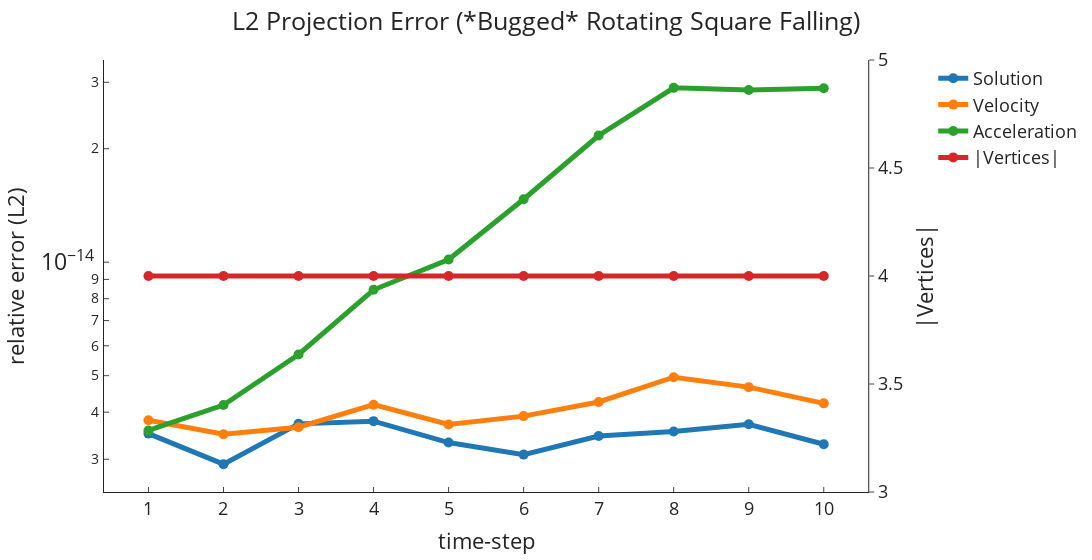

Source (notebook cell):
### Code cell
constant_gravity_falling_csv = """
L2_Projection_Error, 3.509671302713421e-15, 3.8073033171962396e-15, 3.578267961406496e-15, 4
L2_Projection_Error, 2.912317002695161e-15, 3.4948251647819148e-15, 4.178618953064554e-15, 4
L2_Projection_Error, 3.724818729507174e-15, 3.650075864389238e-15, 5.690154114389345e-15, 4
L2_Projection_Error, 3.787260043126383e-15, 4.187551331050761e-15, 8.447286221957581e-15, 4
L2_Projection_Error, 3.3226361779073506e-15, 3.710687485482651e-15, 1.0164218559307694e-14, 4
L2_Projection_Error, 3.0868281647318126e-15, 3.9052288635883965e-15, 1.4685492268192916e-14, 4
L2_Projection_Error, 3.457340485431e-15, 4.257303613612822e-15, 2.1677342898696758e-14, 4
L2_Projection_Error, 3.556719863716294e-15, 4.953183021229379e-15, 2.9001335466043e-14, 4
L2_Projection_Error, 3.716142178173792e-15, 4.6618233292371264e-15, 2.863636500685051e-14, 4
L2_Projection_Error, 3.287960962560358e-15, 4.221999429547743e-15, 2.8916062617439115e-14, 4
"""

plot_L2_projection_error("*Bugged* Rotating Square Falling", constant_gravity_falling_csv)

### Figure 1 — Plotly figure (JSON) as saved in the notebook; plotly's stock layout.template omitted (floating-point values rounded to 4 significant figures)
{"data": [{"line": {"width": 5}, "marker": {"size": 10}, "mode": "markers+lines", "name": "Solution", "type": "scatter", "x": [1, 2, 3, 4, 5, 6, 7, 8, 9, 10], "xaxis": "x", "y": [3.51e-15, 2.912e-15, 3.725e-15, 3.787e-15, 3.323e-15, 3.087e-15, 3.457e-15, 3.557e-15, 3.716e-15, 3.288e-15], "yaxis": "y"}, {"line": {"width": 5}, "marker": {"size": 10}, "mode": "markers+lines", "name": "Velocity", "type": "scatter", "x": [1, 2, 3, 4, 5, 6, 7, 8, 9, 10], "xaxis": "x", "y": [3.807e-15, 3.495e-15, 3.65e-15, 4.188e-15, 3.711e-15, 3.905e-15, 4.257e-15, 4.953e-15, 4.662e-15, 4.222e-15], "yaxis": "y"}, {"line": {"width": 5}, "marker": {"size": 10}, "mode": "markers+lines", "name": "Acceleration", "type": "scatter", "x": [1, 2, 3, 4, 5, 6, 7, 8, 9, 10], "xaxis": "x", "y": [3.578e-15, 4.179e-15, 5.69e-15, 8.447e-15, 1.016e-14, 1.469e-14, 2.168e-14, 2.9e-14, 2.864e-14, 2.892e-14], "yaxis": "y"}, {"line": {"width": 5}, "marker": {"size": 10}, "mode": "markers+lines", "name": "|Vertices|", "type": "scatter", "x": [1, 2, 3, 4, 5, 6, 7, 8, 9, 10], "xaxis": "x", "y": [4, 4, 4, 4, 4, 4, 4, 4, 4, 4], "yaxis": "y2"}], "layout": {"font": {"size": 18}, "margin": {"b": 10, "l": 10, "r": 10, "t": 60}, "title": {"text": "L2 Projection Error (*Bugged* Rotating Square Falling)", "x": 0.5}, "width": 1200, "xaxis": {"anchor": "y", "domain": [0, 0.94], "dtick": 1, "tick0": 1, "ticks": "inside", "title": {"text": "time-step"}}, "yaxis": {"anchor": "x", "domain": [0, 1], "exponentformat": "power", "ticks": "inside", "title": {"text": "relative error (L2)"}, "type": "log"}, "yaxis2": {"anchor": "x", "overlaying": "y", "side": "right", "title": {"text": "|Vertices|"}}}}
